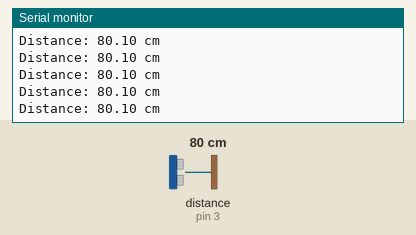
This sketch was run on a simulated Arduino Uno, built with avr-gcc and run on an emulated ATmega328P. Parts: the last lines printed to the serial monitor. Wiring (inferred from the names in the program): ultrasonic range finder: trigger pin 4; echo pin 3. The inputs (shaded band) are chosen by the test bench; at power-on: distance to the obstacle (sensor on pin 3) 80 cm. The echo pulse lasts 58.3 µs per cm.

Above: at 1.2 s.
1.3 s: distance to the obstacle (sensor on pin 3) set to 2 cm
At 1.42 s:
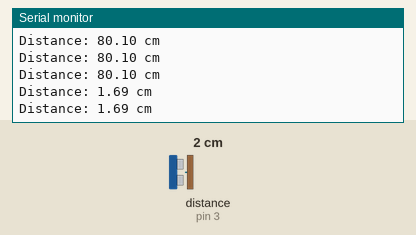
2.8 s: distance to the obstacle (sensor on pin 3) set to 4 cm
At 2.83 s:
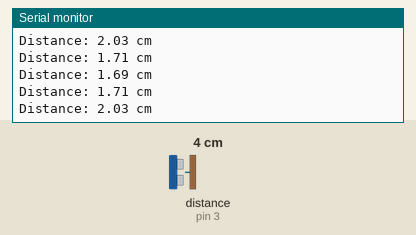
Timing chart, 0 to 5.8 s (numbered marks = the images above; inputs shaded):
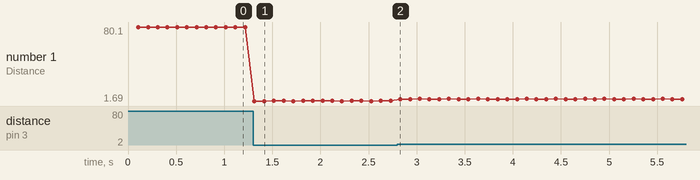

The sketch:

Ultrasonic_Distance_Sensor_Code.ino
```cpp
#define echo_pin 3
#define trigger_pin 4

unsigned long lasttrigger = 0;
unsigned long triggerdelay = 100;

void trigger(){
  digitalWrite(trigger_pin, LOW);
  delayMicroseconds(2);
  digitalWrite(trigger_pin, HIGH);
  delayMicroseconds(10);
  digitalWrite(trigger_pin, LOW);
}

double getdistance(){
  unsigned long duration = pulseIn(echo_pin, HIGH, 25000);
  if(duration == 0) return -1;

  return duration / 58.0;
}

void setup(){
  Serial.begin(115200);
  pinMode(echo_pin, INPUT);
  pinMode(trigger_pin, OUTPUT);
}

void loop(){
  unsigned long timenow = millis();

  if(timenow - lasttrigger > triggerdelay){
    lasttrigger = timenow;
    trigger();

    double distance = getdistance();
    if(distance < 0)
      Serial.println("Out of range");
    else{
      Serial.print("Distance: ");
      Serial.print(distance);
      Serial.println(" cm");
    }
  }
}
```

Measured:
- after the input at 1.3 s, the serial monitor: prints a new line at once (image 1)
- plotted number 1: 80.1 → 2.03 after the input at 1.3 s, 2.03 → 3.71 after the input at 2.8 s
